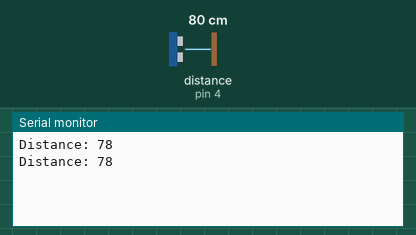
Bench run of a sketch on a simulated Arduino Uno, built with avr-gcc and run on an emulated ATmega328P. On the bench: the last lines printed to the serial monitor. Wiring (inferred from the names in the program): ultrasonic range finder: trigger pin 2; echo pin 4. The test bench sets the inputs (shaded band); at power-on: distance to the obstacle (sensor on pin 4) 80 cm. The echo pulse lasts 58.3 µs per cm.

Above: at 1.8 s.
1.9 s: distance to the obstacle (sensor on pin 4) set to 2 cm
At 2.8 s:
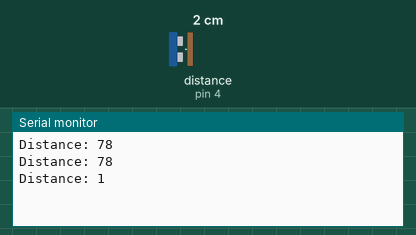
3.4 s: distance to the obstacle (sensor on pin 4) set to 4 cm
At 4.4 s:
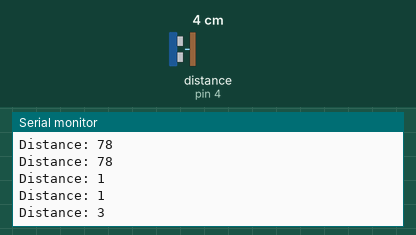
Timing chart, 0 to 6.4 s (numbered marks = the images above; inputs shaded):
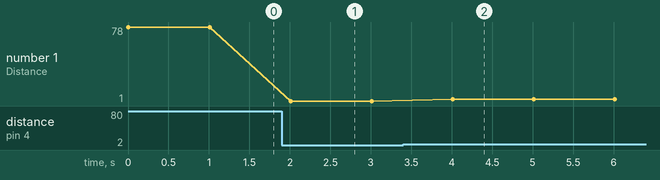

The sketch:

main.ino
```cpp
const int baudrate = 9600;

const int triggerPin = 2;
const int echoPin = 4;

long duration;
int distance;

void setup() {
  // Enable Serial port with with defined bit-rate
  Serial.begin(baudrate);
  // On-board LED in output mode, and switched off
  pinMode(triggerPin,OUTPUT);
  pinMode(echoPin,INPUT);
}

void loop() {
  digitalWrite(triggerPin,LOW);
  delayMicroseconds(2);

  digitalWrite(triggerPin,HIGH);
  delayMicroseconds(10);
  digitalWrite(triggerPin,LOW);

  duration = pulseIn(echoPin,HIGH);
  distance = duration * 0.034 / 2;

  Serial.print("Distance: ");
  Serial.println(distance);

  delay(1000);
}
```

Measured:
- after the input at 1.9 s, the serial monitor: prints a new line after 0.11 s (image 1)
- after the input at 3.4 s, the serial monitor: prints a new line after 0.61 s (image 2)
- plotted number 1: 78 → 1 after the input at 1.9 s, 1 → 3 after the input at 3.4 s
